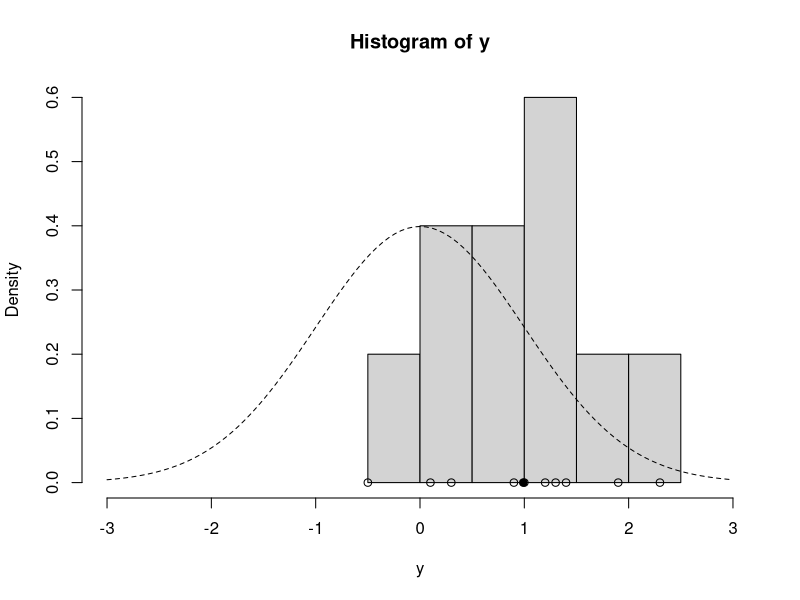
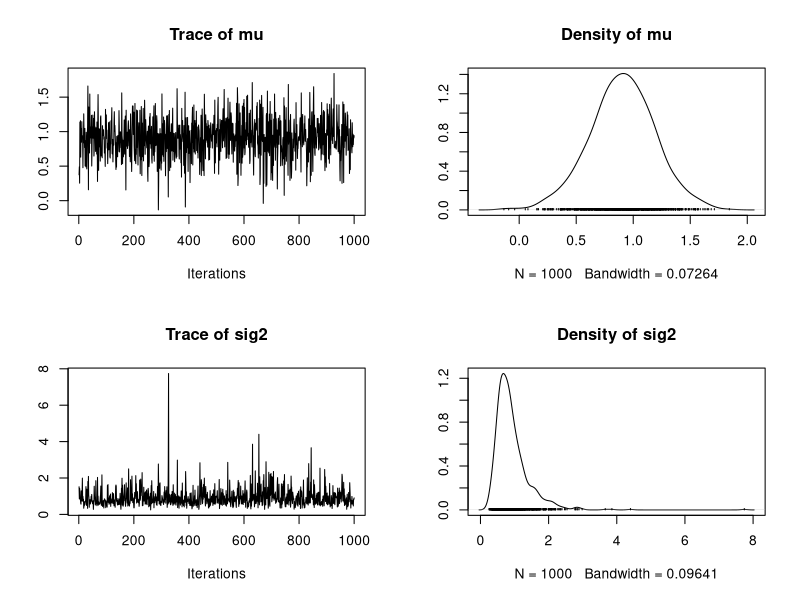

Source code (R) for these figures, in order:
## ---- chunk 1

update_mu<-function(n,ybar, sig2,mu_0,sig2_0)
          {sig2_1=1/(n/sig2+1/sig2_0)
           mu_1=sig2_1*(n*ybar/sig2+mu_0/sig2_0)
           rnorm(n=1,mean=mu_1,sd=sqrt(sig2_1))}



update_sig2<-function(n,y,mu,nu_0,beta_0)
         {nu_1=nu_0+n/2
         sumsq=sum((y-mu)^2)
         beta_1=beta_0+sumsq/2
         out_gamma=rgamma(n=1,shape =nu_1,rate=beta_1)
         1/out_gamma}



gibbs<-function(y,n_iter,init,prior)
{
  ybar=mean(y)
  n=length(y)
  
  mu_out=numeric(n_iter)
  sig2_out=numeric(n_iter)
  
  mu_now=init$mu
  
  ## Gibbs sampler
  for (i in 1:n_iter)
  {
    sig2_now=update_sig2(n=n,y=y,mu=mu_now,nu_0 = prior$nu_0,beta_0 = prior$beta_0)
    mu_now=update_mu(n=n,ybar=ybar, sig2 = sig2_now,mu_0 = prior$mu_0,sig2_0 = prior$sig2_0)
    
    sig2_out[i]=sig2_now
    mu_out[i]=mu_now
  }
  cbind(mu=mu_out,sig2=sig2_out)
}

y=c(1.2,1.4,-0.5,0.3,0.9,2.3,1.0,0.1,1.3,1.9)
ybar=mean(y)
n=length(y)

prior=list()
prior$mu_0=0
prior$sig2_0=1

prior$n_0=2
prior$s2_0=1
prior$nu_0=prior$n_0/2
prior$beta_0=prior$n_0*prior$s2_0/2

hist(y,freq = FALSE,xlim=c(-3,3))
curve(dnorm(x=x,mean=prior$mu_0,sd=sqrt(prior$sig2_0)),lty=2,add=TRUE)
points(y,rep(0,n),pch=1)
points(ybar,0,pch=19)

set.seed(53)
init=list()
init$mu=0

post=gibbs(y=y,n_iter = 1e3,init=init,prior=prior)
head(post)
tail(post)

library(coda)
plot(as.mcmc(post))
summary(as.mcmc(post))

  
